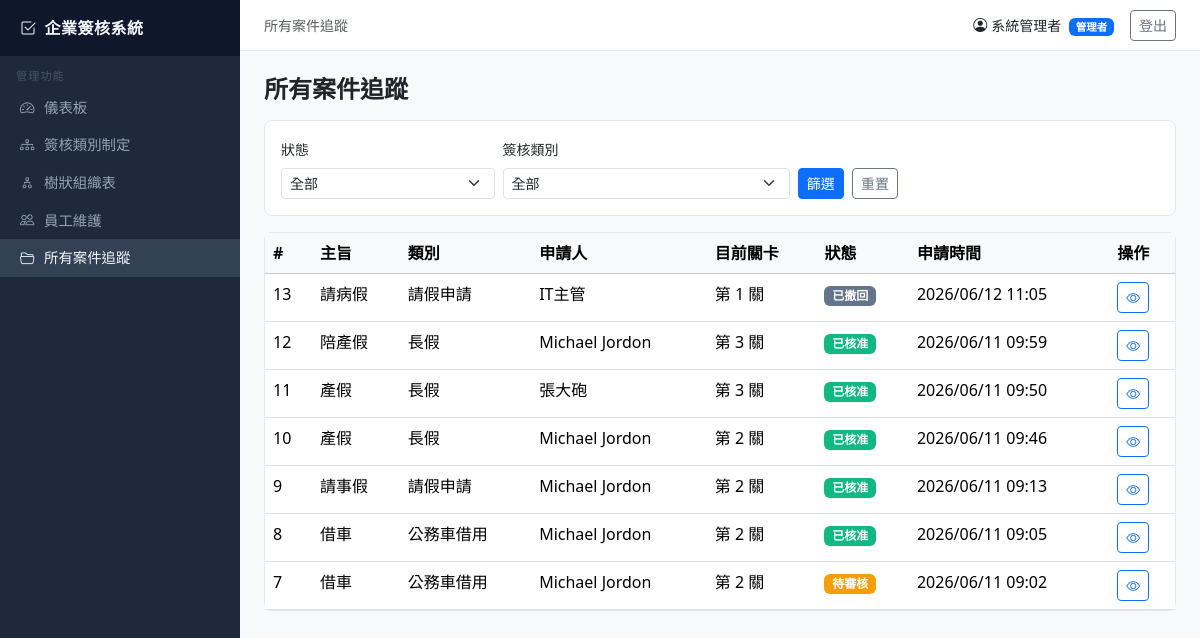
The page /admin-panel/cases/ (signed in) on the database its author committed.
### core/models.py (models this page shows, shortened)
class Employee(models.Model):
    user = models.OneToOneField(User, on_delete=models.CASCADE, related_name="employee", null=True, blank=True)
    name = models.CharField(max_length=100)
    email = models.EmailField(unique=True)
    tel = models.CharField(max_length=20, blank=True)
    department_code = models.CharField(max_length=50, blank=True)
    is_admin = models.BooleanField(default=False)
    created_at = models.DateTimeField(auto_now_add=True)
    class Meta:
        verbose_name = "員工"
        verbose_name_plural = "員工"

class Case(models.Model):
    STATUS_CHOICES = [
        ("draft", "草稿"),
        ("pending", "待審核"),
        ("approved", "已核准"),
        ("rejected", "已退回"),
        ("withdrawn", "已撤回"),
    ]
    workflow = models.ForeignKey(WorkflowCategory, on_delete=models.PROTECT, related_name="cases")
    subject = models.CharField(max_length=500)
    body = models.TextField(blank=True)
    form_data = models.JSONField(default=dict, blank=True)
    status = models.CharField(max_length=20, choices=STATUS_CHOICES, default="draft")
    current_step = models.PositiveIntegerField(default=1)
    created_by = models.ForeignKey(Employee, on_delete=models.PROTECT, related_name="created_cases")
    created_at = models.DateTimeField(auto_now_add=True)
    updated_at = models.DateTimeField(auto_now=True)
    approved = models.BooleanField(null=True, blank=True)
    approved_date = models.DateTimeField(null=True, blank=True)
    rejected = models.BooleanField(null=True, blank=True)
    rejected_date = models.DateTimeField(null=True, blank=True)
    class Meta:
        ordering = ["-created_at"]
        verbose_name = "案件"
        verbose_name_plural = "案件"

class WorkflowCategory(models.Model):
    name = models.CharField(max_length=200)
    description = models.TextField(blank=True)
    num_levels = models.PositiveIntegerField(default=1, verbose_name="審核層級數")
    created_at = models.DateTimeField(auto_now_add=True)
    class Meta:
        verbose_name = "簽核類別"
        verbose_name_plural = "簽核類別"

### core/views/admin_views.py (the view)
# urls.py: path("admin-panel/cases/", admin_views.admin_case_list, name="admin_case_list"),
@admin_required
def admin_case_list(request):
    status_filter = request.GET.get("status", "")
    workflow_filter = request.GET.get("workflow", "")
    cases = Case.objects.select_related("workflow", "created_by").order_by("-created_at")
    if status_filter:
        cases = cases.filter(status=status_filter)
    if workflow_filter:
        cases = cases.filter(workflow_id=workflow_filter)
    workflows = WorkflowCategory.objects.all()
    return render(request, "admin/case_list.html", {
        "cases": cases,
        "workflows": workflows,
        "status_filter": status_filter,
        "workflow_filter": workflow_filter,
        "status_choices": Case.STATUS_CHOICES,
    })

### templates/admin/case_list.html (shortened to what this page needs)
{% extends "base.html" %}
{% block breadcrumb %}所有案件追蹤{% endblock %}
{% block content %}
<div class="d-flex justify-content-between align-items-center mb-3">
  <h4 class="fw-bold mb-0">所有案件追蹤</h4>
</div>
<div class="card p-3 mb-3">
  <form method="get" class="row g-2 align-items-end">
    <div class="col-md-3">
      <label class="form-label small">狀態</label>
      <select name="status" class="form-select form-select-sm">
        <option value="">全部</option>
      </select>
    </div>
    <div class="col-md-4">
      <label class="form-label small">簽核類別</label>
      <select name="workflow" class="form-select form-select-sm">
        <option value="">全部</option>
      </select>
    </div>
    <div class="col-auto">
      <button type="submit" class="btn btn-primary btn-sm">篩選</button>
      <a href="{% url 'admin_case_list' %}" class="btn btn-outline-secondary btn-sm ms-1">重置</a>
    </div>
  </form>
</div>
<div class="card">
  <div class="table-responsive">
    <table class="table table-hover mb-0">
      <thead class="table-light">
        <tr><th>#</th><th>主旨</th><th>類別</th><th>申請人</th><th>目前關卡</th><th>狀態</th><th>申請時間</th><th>操作</th></tr>
      </thead>
      <tbody>
        {% for case in cases %}
        <tr>
          <td>{{ case.pk }}</td>
          <td>{{ case.subject|truncatechars:30 }}</td>
          <td>{{ case.workflow.name }}</td>
          <td>{{ case.created_by.name }}</td>
          <td>第 {{ case.current_step }} 關</td>
          <td>
            <span class="badge badge-{{ case.status }}">{{ case.get_status_display }}</span>
          </td>
          <td>{{ case.created_at|date:"Y/m/d H:i" }}</td>
          <td><a href="{% url 'admin_case_detail' case.pk %}" class="btn btn-sm btn-outline-primary"><i class="bi bi-eye"></i></a></td>
        </tr>
        {% empty %}
        <tr><td colspan="8" class="text-center text-muted py-4">尚無案件</td></tr>
        {% endfor %}
      </tbody>
    </table>
  </div>
</div>
{% endblock %}

### templates/base.html (shortened to what this page needs)
<!DOCTYPE html>
<html lang="zh-Hant">
<head>
  <link rel="stylesheet" href="https://cdn.jsdelivr.net/npm/bootstrap@5.3.3/dist/css/bootstrap.min.css">
  <link rel="stylesheet" href="https://cdn.jsdelivr.net/npm/bootstrap-icons@1.11.3/font/bootstrap-icons.css">
</head>
<body>
{% if user.is_authenticated %}
{% with emp=user.employee %}
<div class="sidebar">
  <div class="brand"><i class="bi bi-check2-square me-2"></i>企業簽核系統</div>
  {% if emp.is_admin %}
  <div class="nav-section">管理功能</div>
  <a href="{% url 'admin_dashboard' %}" class="nav-link {% if request.resolver_match.url_name == 'admin_dashboard' %}active{% endif %}">
    <i class="bi bi-speedometer2"></i> 儀表板
  </a>
  <a href="{% url 'workflow_list' %}" class="nav-link {% if 'workflow' in request.resolver_match.url_name %}active{% endif %}">
    <i class="bi bi-diagram-3"></i> 簽核類別制定
  </a>
  <a href="{% url 'org_tree' %}" class="nav-link {% if request.resolver_match.url_name == 'org_tree' %}active{% endif %}">
    <i class="bi bi-diagram-2"></i> 樹狀組織表
  </a>
  <a href="{% url 'employee_list' %}" class="nav-link {% if 'employee' in request.resolver_match.url_name %}active{% endif %}">
    <i class="bi bi-people"></i> 員工維護
  </a>
  <a href="{% url 'admin_case_list' %}" class="nav-link {% if 'admin_case' in request.resolver_match.url_name %}active{% endif %}">
    <i class="bi bi-folder2-open"></i> 所有案件追蹤
  </a>
  {% endif %}
</div>
<div class="topbar">
  <span class="text-muted small">{% block breadcrumb %}{% endblock %}</span>
  <div class="d-flex align-items-center gap-3">
    <span class="small"><i class="bi bi-person-circle me-1"></i>{{ emp.name }}
      {% if emp.is_admin %}<span class="badge bg-primary ms-1">管理者</span>{% endif %}
    </span>
    <a href="{% url 'logout' %}" class="btn btn-sm btn-outline-secondary">登出</a>
  </div>
</div>
{% endwith %}
{% endif %}
<div class="main-content">
  {% block content %}{% endblock %}
</div>
</body>
</html>

### templates/base.html (style rules this page uses)
body { background-color: #f8f9fa; }
.sidebar { width: 240px; min-height: 100vh; background: #1e293b; color: #94a3b8; position: fixed; top: 0; left: 0; padding-top: 0; z-index: 100; overflow-y: auto; }
.sidebar .brand { background: #0f172a; padding: 1rem 1.25rem; font-size: 1rem; font-weight: 700; color: #f1f5f9; letter-spacing: 0.5px; }
.sidebar .nav-section { padding: 0.75rem 1rem 0.25rem; font-size: 0.7rem; text-transform: uppercase; letter-spacing: 1px; color: #475569; }
.sidebar .nav-link { color: #94a3b8; padding: 0.5rem 1.25rem; display: flex; align-items: center; gap: 0.6rem; font-size: 0.9rem; border-radius: 0; transition: all 0.15s; }
.sidebar .nav-link:hover, .sidebar .nav-link.active { background: #334155; color: #f1f5f9; }
.main-content { margin-left: 240px; padding: 1.5rem; min-height: 100vh; }
.topbar { background: #fff; border-bottom: 1px solid #e2e8f0; padding: 0.6rem 1.5rem; margin-left: 240px; position: sticky; top: 0; z-index: 99; display: flex; justify-content: space-between; align-items: center; }
.card { border: 1px solid #e2e8f0; border-radius: 0.5rem; }
.badge-pending { background: #f59e0b; }
.badge-approved { background: #10b981; }
.badge-withdrawn { background: #64748b; }

### rows shown on the page
Employee: name "系統管理者"
Case: pk "13", subject "請病假", workflow.name "請假申請", created_by.name "IT主管", current_step "1", status "已撤回", created_at "2026/06/12 11:05"
Case: pk "12", subject "陪產假", workflow.name "長假", created_by.name "Michael Jordon", current_step "3", status "已核准", created_at "2026/06/11 09:59"
Case: pk "11", subject "產假", workflow.name "長假", created_by.name "張大砲", current_step "3", status "已核准", created_at "2026/06/11 09:50"
Case: pk "10", subject "產假", workflow.name "長假", created_by.name "Michael Jordon", current_step "2", status "已核准", created_at "2026/06/11 09:46"
Case: pk "9", subject "請事假", workflow.name "請假申請", created_by.name "Michael Jordon", current_step "2", status "已核准", created_at "2026/06/11 09:13"
Case: pk "8", subject "借車", workflow.name "公務車借用", created_by.name "Michael Jordon", current_step "2", status "已核准", created_at "2026/06/11 09:05"
Case: pk "7", subject "借車", workflow.name "公務車借用", created_by.name "Michael Jordon", current_step "2", status "待審核", created_at "2026/06/11 09:02"
